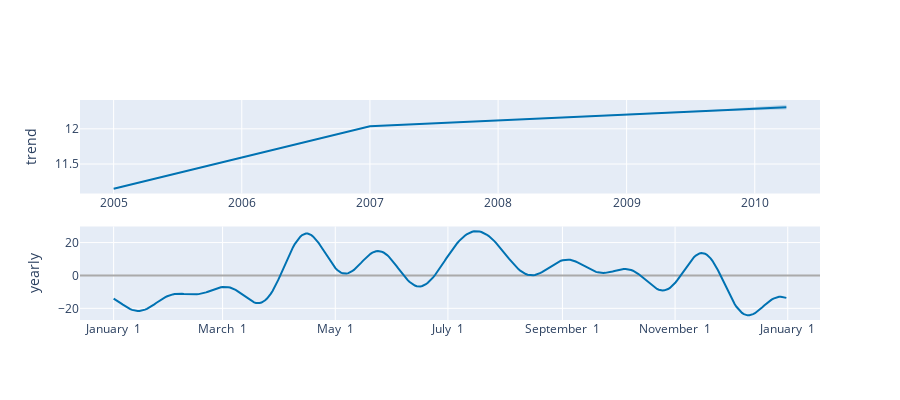

The notebook cell this image was saved under:
### Code cell
from prophet.plot import plot_plotly, plot_components_plotly

plot_plotly(m, forecast)
plot_components_plotly(m, forecast)
